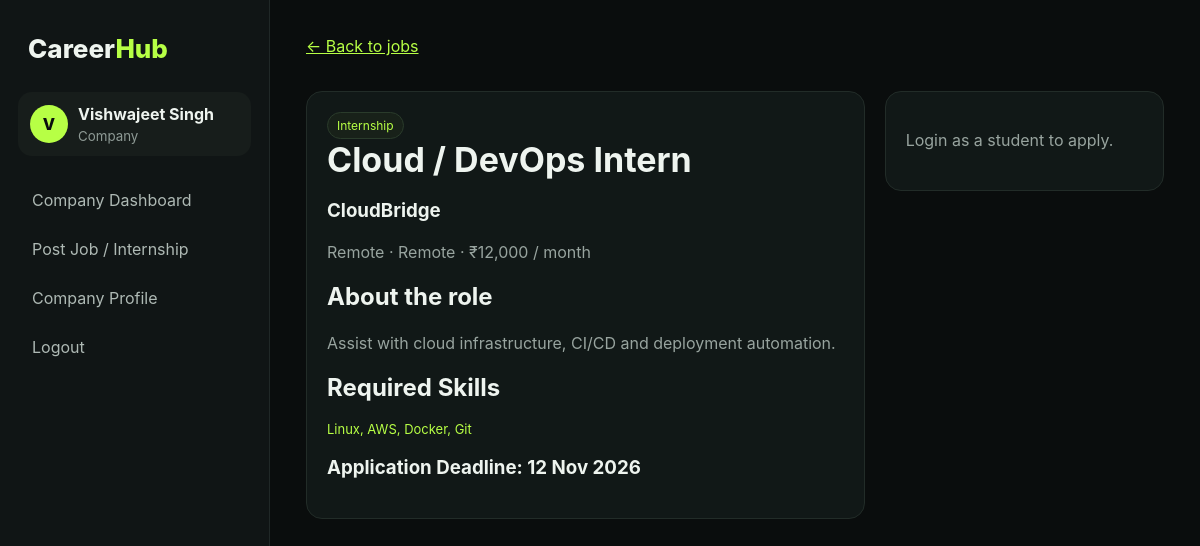
Page /job/3 (signed in) on the committed database.
### app.py (models this page shows)
class User(db.Model):
    id = db.Column(db.Integer, primary_key=True)
    name = db.Column(db.String(120), nullable=False)
    email = db.Column(db.String(160), unique=True, nullable=False)
    password = db.Column(db.String(255), nullable=False)
    role = db.Column(db.String(30), default='student')
    phone = db.Column(db.String(30), default='')
    location = db.Column(db.String(160), default='')
    education = db.Column(db.String(250), default='')
    skills = db.Column(db.String(1000), default='')
    bio = db.Column(db.Text, default='')
    linkedin = db.Column(db.String(300), default='')
    github = db.Column(db.String(300), default='')
    resume = db.Column(db.String(300), default='')
    company_name = db.Column(db.String(180), default='')
    company_description = db.Column(db.Text, default='')
    website = db.Column(db.String(300), default='')
    company_location = db.Column(db.String(160), default='')
    recruiter_name = db.Column(db.String(120), default='')

class Job(db.Model):
    id = db.Column(db.Integer, primary_key=True)
    title = db.Column(db.String(160), nullable=False)
    company = db.Column(db.String(160), nullable=False)
    company_id = db.Column(db.Integer, db.ForeignKey('user.id'), nullable=True)
    location = db.Column(db.String(120), default='Pune')
    job_type = db.Column(db.String(80), default='Full Time')
    mode = db.Column(db.String(50), default='Hybrid')
    salary = db.Column(db.String(100), default='')
    skills = db.Column(db.String(500), default='')
    description = db.Column(db.Text, default='')
    deadline = db.Column(db.String(30), default='')
    created_at = db.Column(db.DateTime, default=datetime.utcnow)
    owner = db.relationship('User', foreign_keys=[company_id])

### app.py (the view)
@app.route('/job/<int:job_id>')
def job_detail(job_id):
    if not session.get('user_id'): return redirect(url_for('login'))
    job=db.get_or_404(Job,job_id); applied=Application.query.filter_by(student_id=session['user_id'],job_id=job_id).first() if session.get('role')=='student' else None
    return render_template('job_detail.html',job=job,applied=applied)

### app.py (called while the page is built)
def current_user():
    return db.session.get(User, session['user_id']) if session.get('user_id') else None

@app.context_processor
def inject():
    u = current_user()
    data = {'current_user': u, 'application_count': 0, 'job_count': Job.query.count()}
    if u and u.role == 'student':
        data['application_count'] = Application.query.filter_by(student_id=u.id).count()
    return data

### templates/job_detail.html
{% extends 'base.html' %}
{% block content %}
<a
    class="back"
    href="{{ url_for('jobs') }}"
>
    ← Back to jobs
</a>
<div class="detail">
    <div>
        <span class="tag">
            {{ job.job_type }}
        </span>
        <h1>
            {{ job.title }}
        </h1>
        <h3>
            {{ job.company }}
        </h3>
        <p>
            {{ job.location }}
            ·
            {{ job.mode }}
            ·
            {{ job.salary }}
        </p>
        <h2>
            About the role
        </h2>
        <p>
            {{ job.description }}
        </p>
        <h2>
            Required Skills
        </h2>
        <div class="skills">
            {{ job.skills }}
        </div>
        <h3>
            Application Deadline:
            {{ job.deadline }}
        </h3>
    </div>
    <div class="apply-box">
        {% if session.get('role') == 'student' %}
            {% if applied %}
                <div class="status big">
                    {{ applied.status }}
                </div>
                <p>
                    You already applied for this opportunity.
                </p>
            {% else %}
                <h2>
                    Ready to apply?
                </h2>
                <p>
                    Your profile and resume will be shared with the recruiter.
                </p>
                <form
                    method="post"
                    action="{{ url_for('apply', job_id=job.id) }}"
                >
                    <button
                        class="btn full"
                        type="submit"
                    >
                        Apply Now
                    </button>
                </form>
            {% endif %}
        {% else %}
            <p>
                Login as a student to apply.
            </p>
        {% endif %}
    </div>
</div>
{% endblock %}

### templates/base.html (shortened to what this page needs)
<!doctype html>
<html>
<head>
    <link
        rel="stylesheet"
        href="{{ url_for('static', filename='css/style.css') }}"
    >
</head>
<body class="{{ 'auth-page' if not session.get('user_id') else 'app-page' }}">
<div class="layout">
    <aside class="sidebar">
        <div class="brand">
            Career<span>Hub</span>
        </div>
        {% if session.get('user_id') %}
        <div class="user-mini">
            <div class="avatar">
                {{ session.get('name', 'U')[0] | upper }}
            </div>
            <div>
                <b>
                    {{ session.get('name') }}
                </b>
                <small>
                    {{ session.get('role') | title }}
                </small>
            </div>
        </div>
        <nav>
            {% if session.get('role') == 'student' %}
                <a href="{{ url_for('dashboard') }}">
                    Dashboard
                </a>
                <a href="{{ url_for('jobs') }}">
                    Jobs & Internships
                </a>
                <a href="{{ url_for('applications') }}">
                    My Applications
                </a>
                <a href="{{ url_for('profile') }}">
                    My Profile & Resume
                </a>
            {% elif session.get('role') == 'company' %}
                <a href="{{ url_for('company_dashboard') }}">
                    Company Dashboard
                </a>
                <a href="{{ url_for('company_add_job') }}">
                    Post Job / Internship
                </a>
                <a href="{{ url_for('company_profile') }}">
                    Company Profile
                </a>
            {% endif %}
            <a href="{{ url_for('logout') }}">
                Logout
            </a>
        </nav>
        {% endif %}
    </aside>
    <main class="main">
        {% block content %}
        {% endblock %}
    </main>
</div>
</body>
</html>

### static/css/style.css (style rules this page uses)
* { box-sizing: border-box; }
html, body { margin: 0; min-height: 100%; overflow-x: hidden; }
body { background: #0a0d0d; color: #eef4ef; font-family: Inter, Arial, sans-serif; }
.layout { display: flex; min-height: 100vh; width: 100%; }
.sidebar { width: 270px; min-width: 270px; background: #101515; border-right: 1px solid #202827; padding: 25px 18px; position: fixed; top: 0; left: 0; bottom: 0; z-index: 1000; overflow-y: auto; }
.brand { font-size: 26px; font-weight: 800; padding: 8px 10px 28px; }
.brand span { color: #b7ff45; }
.user-mini { display: flex; gap: 10px; align-items: center; background: #171d1b; border-radius: 14px; padding: 12px; margin-bottom: 22px; }
.avatar { width: 38px; height: 38px; border-radius: 50%; display: grid; place-items: center; background: #b7ff45; color: #0a0d0d; font-weight: 800; }
.user-mini small, .candidate small, .row small { display: block; color: #8e9a95; margin-top: 4px; }
nav a { display: block; padding: 12px 14px; color: #aeb9b4; text-decoration: none; border-radius: 10px; margin: 5px 0; }
.main { margin-left: 270px; width: calc(100% - 270px); min-width: 0; padding: 36px; max-width: none; overflow-x: hidden; }
h1 { font-size: 34px; margin: 0 0 8px; }
h2 { margin-top: 0; }
p { color: #98a49f; line-height: 1.6; }
.job-card, .panel, .detail > div, .application, .applicant, .empty { background: #111817; border: 1px solid #222c28; border-radius: 16px; padding: 20px; }
.tag, .pill { display: inline-block; color: #b7ff45; background: #182119; border: 1px solid #2a3b2b; padding: 5px 9px; border-radius: 20px; font-size: 12px; }
.skills { color: #b7ff45; margin-top: 12px; font-size: 13px; }
.center a, .back, a { color: #b7ff45; }
.detail { display: grid; grid-template-columns: 2fr 1fr; gap: 20px; margin-top: 20px; }
.apply-box { height: max-content; }
.back { display: inline-block; margin-bottom: 15px; }
.admin-section-grid > *, .admin-table-wrap, .panel, .job-card, .detail > div { min-width: 0; }

### rows in the picture
User: get "Vishwajeet Singh", get "Company"
Job: job_type "Internship", title "Cloud / DevOps Intern", company "CloudBridge", location "Remote", mode "Remote", salary "₹12,000 / month", description "Assist with cloud infrastructure, CI/CD and deployment automation.", skills "Linux, AWS, Docker, Git", deadline "12 Nov 2026"

### other values in the picture
{{ session.get('name', 'U')[0] | upper }} "V"
